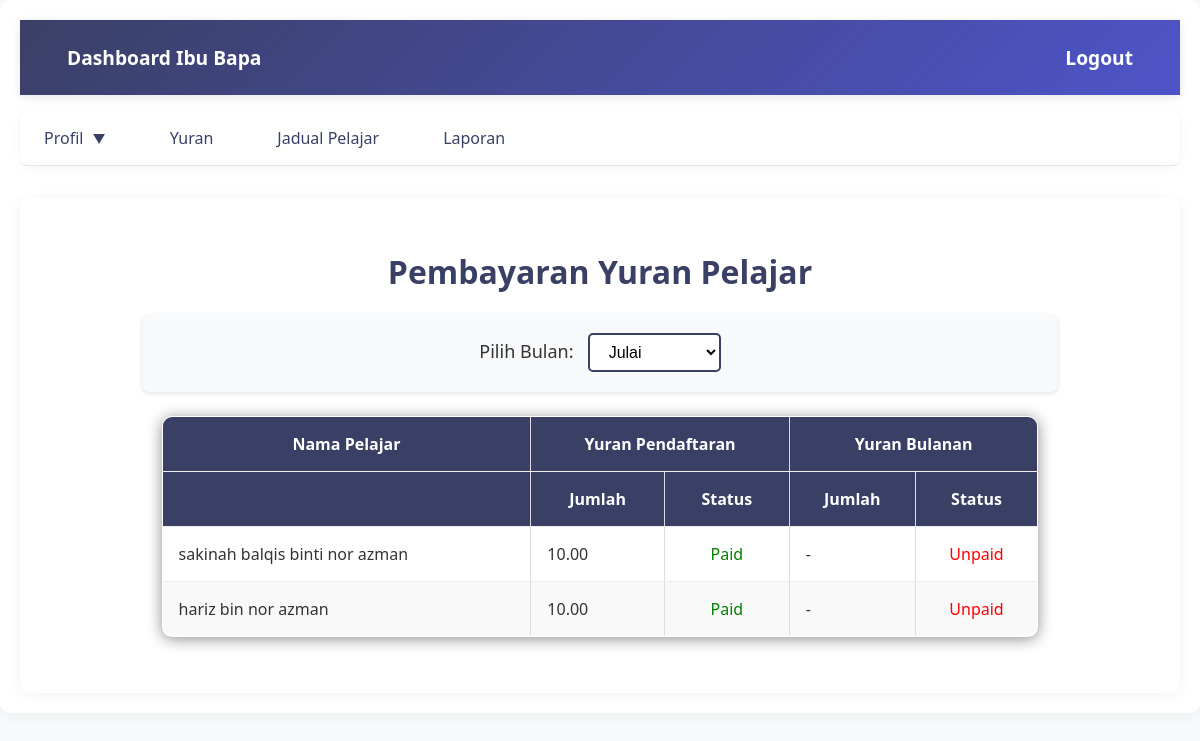
The page /yuran.php (signed in) on the database its author committed.
### tables this page shows
CREATE TABLE `pelajar` (
  `ic_pelajar` varchar(20) NOT NULL,
  `nama_pelajar` varchar(100) NOT NULL,
  `jantina` varchar(10) NOT NULL,
  `alamat_semasa` varchar(255) DEFAULT NULL,
  `umur` int(11) DEFAULT NULL,
  `Alahan` varchar(100) DEFAULT NULL,
  `gambar_pelajar` varchar(255) DEFAULT NULL,
  `ibubapa_id` int(11) NOT NULL,
  `tahun_pengajian` int(4) DEFAULT NULL,
  `id_pentadbir` int(11) DEFAULT NULL,
  `id_pendidik` int(11) DEFAULT NULL,
  `sijilLahir_pelajar` varchar(255) DEFAULT NULL,
  `pengesahan` tinyint(1) DEFAULT NULL
);

### yuran.php (the view, shortened to what this page needs)
<?php
require_once 'config.php';
$username = $_SESSION['username'];
?>
<!DOCTYPE html>
<html lang="en">
<head>
    <link rel="stylesheet" href="css/dashboard.css">
</head>
<body class="dashboard-container">
    <div class="container">
        <header>
            <a href="ibubapa_dashboard.php"><span>Dashboard Ibu Bapa</span></a>
            <a href="logout.php">Logout</a>
        </header>
        <nav>
            <ul>
            <li class="dropdown-parent">
                    <a href="#">Profil <span class="dropdown-icon">&#x25BC;</span></a>
                </li>
                <li><a href="yuran.php">Yuran</a></li>
                <li><a href="display_jadual.php">Jadual Pelajar</a></li>
                <li><a href="ibubapaLaporan.php">Laporan</a></li>
            </ul>
        </nav>
<main>
   <h2 style="text-align: center; margin: 20px 0;">Pembayaran Yuran Pelajar</h2>
   <div class="month-selection">
    <form method="GET" id="monthForm">
        <label for="bulan">Pilih Bulan:</label>
        <select name="bulan" id="bulan" onchange="this.form.submit()">
            <?php
            $selected_month = isset($_GET['bulan']) ? $_GET['bulan'] : date('n');
            $month_names = [
                1 => 'Januari',
                2 => 'Februari',
                3 => 'Mac',
                4 => 'April',
                5 => 'Mei',
                6 => 'Jun',
                7 => 'Julai',
                8 => 'Ogos',
                9 => 'September',
                10 => 'Oktober',
                11 => 'November',
                12 => 'Disember'
            ];
            foreach ($month_names as $month_num => $month_name) {
                $selected = ($selected_month == $month_num) ? 'selected' : '';
                echo "<option value=\"$month_num\" $selected>$month_name</option>";
            }
            ?>
        </select>
    </form>
</div>
<table border="1">
    <thead>
        <tr>
            <th>Nama Pelajar</th>
            <th colspan="2">Yuran Pendaftaran</th>
            <th colspan="2">Yuran Bulanan</th>
        </tr>
        <tr>
            <th></th>
            <th>Jumlah</th>
            <th>Status</th>
            <th>Jumlah</th>
            <th>Status</th>
        </tr>
    </thead>
    <tbody>
    <?php
        $query = "
            SELECT
                p.ic_pelajar,
                p.nama_pelajar,
                MAX(CASE
                    WHEN y.jenis_yuran = 'Pendaftaran' AND
                        (y.bulan = ? OR EXISTS (
                            SELECT 1 FROM YURAN y2
                            WHERE y2.ic_pelajar = p.ic_pelajar
                            AND y2.jenis_yuran = 'Pendaftaran'
                            AND y2.status = 'success'
                            AND y2.bulan <= ?
                            AND y2.bulan >= 3
                        ))
                    THEN y.jumlah
                END) as pendaftaran_jumlah,
                MAX(CASE
                    WHEN y.jenis_yuran = 'Pendaftaran' AND
                        (y.bulan = ? OR EXISTS (
                            SELECT 1 FROM YURAN y2
                            WHERE y2.ic_pelajar = p.ic_pelajar
                            AND y2.jenis_yuran = 'Pendaftaran'
                            AND y2.status = 'success'
                            AND y2.bulan <= ?
                            AND y2.bulan >= 3
                        ))
                    THEN y.status
                END) as pendaftaran_status,
                MAX(CASE WHEN y.jenis_yuran = 'Bulanan' AND y.bulan = ? THEN y.jumlah END) as bulanan_jumlah,
                MAX(CASE WHEN y.jenis_yuran = 'Bulanan' AND y.bulan = ? THEN y.status END) as bulanan_status
            FROM PELAJAR p
            LEFT JOIN YURAN y ON p.ic_pelajar = y.ic_pelajar
            INNER JOIN IBUBAPA i ON p.ibubapa_id = i.id_ibubapa
            WHERE i.email_bapa = ? AND p.pengesahan = 1
            GROUP BY p.ic_pelajar, p.nama_pelajar
        ";
        $stmt = $conn->prepare($query);
        $stmt->bind_param("iiiiiss", $selected_month, $selected_month, $selected_month, $selected_month, $selected_month, $selected_month, $username);
        $stmt->execute();
        $result = $stmt->get_result();
        while ($data = $result->fetch_assoc()) { ?>
            <tr>
                <td>
                <a href="yuranPelajar.php?ic=<?php echo urlencode($data['ic_pelajar']); ?>&bulan=<?php echo urlencode($selected_month); ?>">
                        <?php echo htmlspecialchars($data['nama_pelajar']); ?>
                    </a>
                </td>
                <td><?php echo $data['pendaftaran_jumlah'] ? number_format($data['pendaftaran_jumlah'], 2) : '-'; ?></td>
                <td style="text-align: center;">
                    <?php
                    $pendaftaran_status = $data['pendaftaran_status'] ?: 'unpaid';
                    if ($pendaftaran_status == 'unpaid') {
                        echo '<span style="color:red;">Unpaid</span>';
                    } elseif ($pendaftaran_status == 'success') {
                        echo '<span style="color:green;">Paid</span>';
                    } else {
                        echo '<span style="color:orange;">Pending</span>';
                    }
                    ?>
                </td>
                <td><?php echo $data['bulanan_jumlah'] ? number_format($data['bulanan_jumlah'], 2) : '-'; ?></td>
                <td style="text-align: center;">
                    <?php
                    $bulanan_status = $data['bulanan_status'] ?: 'unpaid';
                    if ($bulanan_status == 'unpaid') {
                        echo '<span style="color:red;">Unpaid</span>';
                    } elseif ($bulanan_status == 'success') {
                        echo '<span style="color:green;">Paid</span>';
                    } else {
                        echo '<span style="color:orange;">Pending</span>';
                    }
                    ?>
                </td>
            </tr>
        <?php } ?>
    </tbody>
</table>
</main>
</body>
</html>

### css/dashboard.css (style rules this page uses)
.dashboard-container { font-family: 'Segoe UI', system-ui, -apple-system, sans-serif; margin: 0; padding: 0; background: #f8f9fa; color: #2c3e50; width: 100%; box-sizing: border-box; min-height: 100vh; }
.dashboard-container .container { max-width: 1200px; width: 100%; margin: 0 auto; padding: 20px; background: #fff; box-shadow: 0 2px 15px rgba(0, 0, 0, 0.05); border-radius: 10px; box-sizing: border-box; }
.dashboard-container header { display: flex; justify-content: space-between; align-items: center; background: linear-gradient(135deg, #3a4065 0%, #4e54c8 100%); padding: 1rem 2rem; color: white; font-size: 1.2em; font-weight: bold; width: 100%; box-sizing: border-box; box-shadow: 0 2px 10px rgba(0, 0, 0, 0.1); }
.dashboard-container header a { color: white; text-decoration: none; font-size: 1em; padding: 8px 15px; border-radius: 5px; transition: all 0.3s ease; }
.dashboard-container nav { background: #ffffff; border-bottom: 1px solid rgba(0, 0, 0, 0.1); width: 100%; box-sizing: border-box; margin-bottom: 2rem; box-shadow: 0 2px 10px rgba(0, 0, 0, 0.05); }
.dashboard-container nav ul { list-style: none; padding: 0; margin: 0; display: flex; align-items: center; gap: 1rem; }
.dashboard-container nav ul li { position: relative; }
.dashboard-container nav ul li a { color: #3a4065; text-decoration: none; padding: 1rem 1.5rem; display: block; font-weight: 500; transition: all 0.3s ease; }
.dropdown-parent > a { display: flex; align-items: center; gap: 5px; }
.dropdown-icon { font-size: 0.8em; transition: transform 0.3s ease; }
.dashboard-container main { padding: 2rem; background: #fff; width: 100%; box-sizing: border-box; border-radius: 10px; box-shadow: 0 2px 15px rgba(0, 0, 0, 0.05); }
.dashboard-container main h2 { margin-top: 0; color: #3a4065; font-size: 2rem; font-weight: 700; text-align: left; margin-bottom: 1.5rem; }
.dashboard-container table { width: 80%; border-collapse: collapse; margin: 1.5rem auto; background: white; border-radius: 10px; overflow: hidden; box-shadow: 0 2px 15px rgba(0, 0, 0, 0.449); }
.dashboard-container th, .dashboard-container td { padding: 1rem; border-bottom: 1px solid #eee; }
.dashboard-container th { background: #3a4065; font-weight: 600; color: #ffffff; text-align: center; }
.dashboard-container td { text-align: left; }
nav ul { list-style-type: none; margin: 0; padding: 0; display: flex; gap: 10px; background-color: #3a4065; padding: 10px; }
nav ul li { display: inline; }
nav ul li a { text-decoration: none; color: white; font-weight: bold; padding: 8px 15px; border-radius: 5px; }
.dropdown-parent { position: relative; }
.dropdown-icon { margin-left: 5px; font-size: 0.8em; }

### rows shown on the page
pelajar: nama_pelajar "sakinah balqis binti nor azman", pendaftaran_jumlah "10.00"
pelajar: nama_pelajar "hariz bin nor azman", pendaftaran_jumlah "10.00"

### other values the page prints
form field bulan "Julai"
